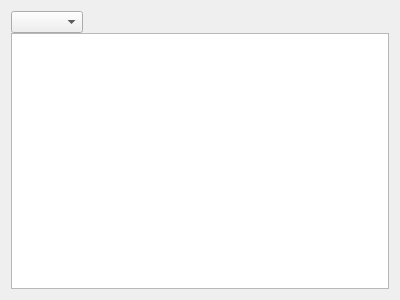
<?xml version="1.0" encoding="UTF-8"?>
<ui version="4.0">
 <class>Form</class>
 <widget class="QWidget" name="Form">
  <property name="geometry">
   <rect>
    <x>0</x>
    <y>0</y>
    <width>400</width>
    <height>300</height>
   </rect>
  </property>
  <property name="windowTitle">
   <string>Form</string>
  </property>
  <layout class="QVBoxLayout" name="verticalLayout">
   <property name="spacing">
    <number>0</number>
   </property>
   <item>
    <layout class="QHBoxLayout" name="path">
     <property name="spacing">
      <number>0</number>
     </property>
     <item>
      <widget class="QComboBox" name="comboBox">
       <property name="sizePolicy">
        <sizepolicy hsizetype="Fixed" vsizetype="Fixed">
         <horstretch>0</horstretch>
         <verstretch>0</verstretch>
        </sizepolicy>
       </property>
       <property name="layoutDirection">
        <enum>Qt::LeftToRight</enum>
       </property>
      </widget>
     </item>
     <item>
      <spacer name="horizontalSpacer">
       <property name="orientation">
        <enum>Qt::Horizontal</enum>
       </property>
       <property name="sizeHint" stdset="0">
        <size>
         <width>40</width>
         <height>20</height>
        </size>
       </property>
      </spacer>
     </item>
    </layout>
   </item>
   <item>
    <widget class="QListWidget" name="listWidget"/>
   </item>
  </layout>
 </widget>
 <resources/>
 <connections/>
</ui>
